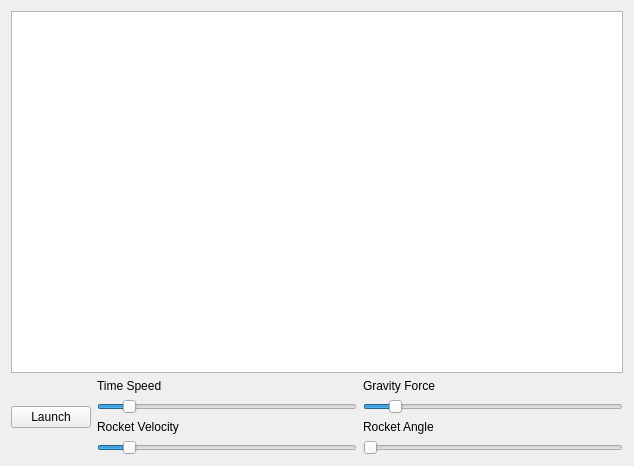
<?xml version="1.0" encoding="UTF-8"?>
<ui version="4.0">
 <class>MainWindow</class>
 <widget class="QMainWindow" name="MainWindow">
  <property name="geometry">
   <rect>
    <x>0</x>
    <y>0</y>
    <width>634</width>
    <height>466</height>
   </rect>
  </property>
  <property name="windowTitle">
   <string>Solar System Simulator</string>
  </property>
  <widget class="QWidget" name="content">
   <layout class="QVBoxLayout" name="verticalLayout_2">
    <item>
     <widget class="QGraphicsView" name="graphicsView">
      <property name="backgroundBrush">
       <brush brushstyle="SolidPattern">
        <color alpha="255">
         <red>0</red>
         <green>0</green>
         <blue>0</blue>
        </color>
       </brush>
      </property>
      <property name="foregroundBrush">
       <brush brushstyle="SolidPattern">
        <color alpha="255">
         <red>0</red>
         <green>0</green>
         <blue>0</blue>
        </color>
       </brush>
      </property>
      <property name="interactive">
       <bool>true</bool>
      </property>
     </widget>
    </item>
    <item>
     <layout class="QHBoxLayout" name="layoutControlPanel">
      <item>
       <widget class="QPushButton" name="btnLaunch">
        <property name="text">
         <string>Launch</string>
        </property>
       </widget>
      </item>
      <item>
       <layout class="QGridLayout" name="gridSliders">
        <item row="1" column="0">
         <widget class="QSlider" name="sldTimeSpeed">
          <property name="value">
           <number>10</number>
          </property>
          <property name="orientation">
           <enum>Qt::Horizontal</enum>
          </property>
         </widget>
        </item>
        <item row="0" column="0">
         <widget class="QLabel" name="lblTimeSpeed">
          <property name="text">
           <string>Time Speed</string>
          </property>
         </widget>
        </item>
        <item row="5" column="0">
         <widget class="QSlider" name="sldRocketVelocity">
          <property name="value">
           <number>10</number>
          </property>
          <property name="orientation">
           <enum>Qt::Horizontal</enum>
          </property>
         </widget>
        </item>
        <item row="2" column="0">
         <widget class="QLabel" name="lblRocketVelocity">
          <property name="text">
           <string>Rocket Velocity</string>
          </property>
         </widget>
        </item>
        <item row="0" column="1">
         <widget class="QLabel" name="lblGravityForce">
          <property name="text">
           <string>Gravity Force</string>
          </property>
         </widget>
        </item>
        <item row="2" column="1">
         <widget class="QLabel" name="lblRocketAngle">
          <property name="text">
           <string>Rocket Angle</string>
          </property>
         </widget>
        </item>
        <item row="5" column="1">
         <widget class="QSlider" name="sldRocketAngle">
          <property name="orientation">
           <enum>Qt::Horizontal</enum>
          </property>
         </widget>
        </item>
        <item row="1" column="1">
         <widget class="QSlider" name="sldGravityForce">
          <property name="maximum">
           <number>99</number>
          </property>
          <property name="value">
           <number>10</number>
          </property>
          <property name="orientation">
           <enum>Qt::Horizontal</enum>
          </property>
         </widget>
        </item>
       </layout>
      </item>
     </layout>
    </item>
   </layout>
  </widget>
 </widget>
 <layoutdefault spacing="6" margin="11"/>
 <resources/>
 <connections/>
</ui>
